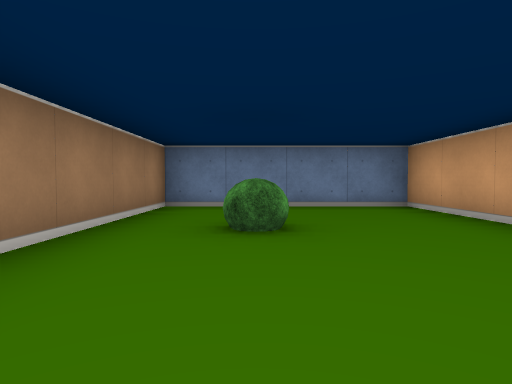
View 1 (above)

21 first-person views from a walk through a cub3D maze. The camera is about half as high as the walls, tilts 2° down and sees 75° across. The floor is counted in squares. Each view is taken from the middle of a square. On the plan, view 1 faces up. The plan holds only what a view shows up to about 9 squares ahead; the rest is blank.

View 2
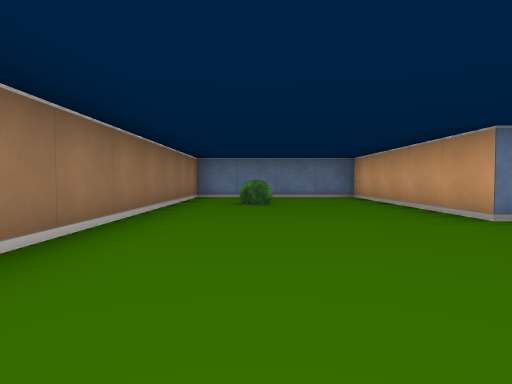

View 3
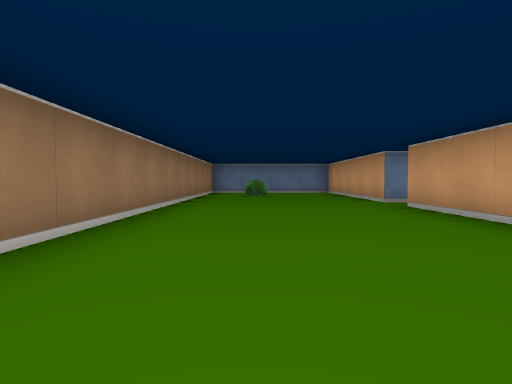

View 4
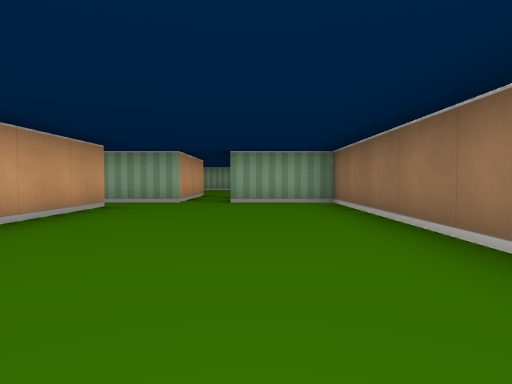

View 5
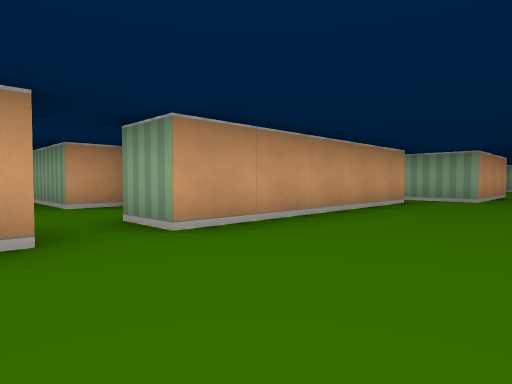

View 6
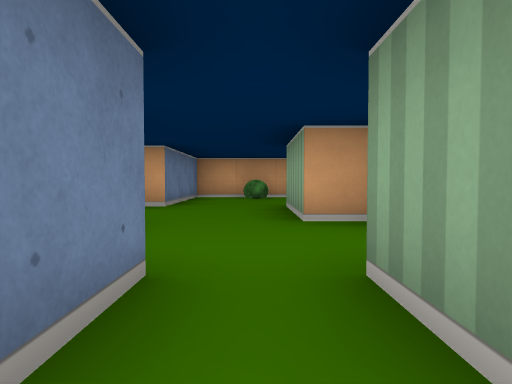

View 7
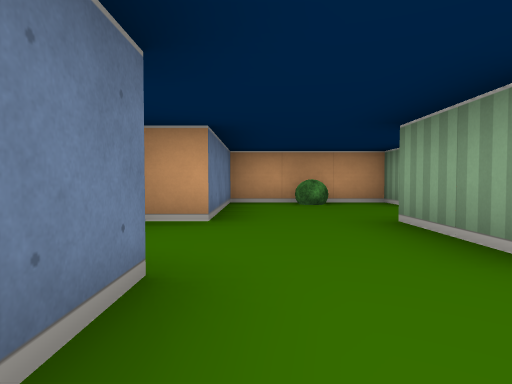

View 8
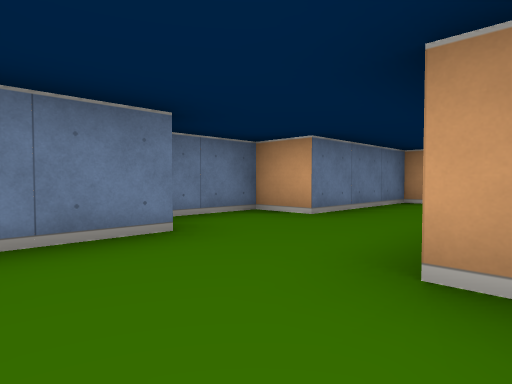

View 9
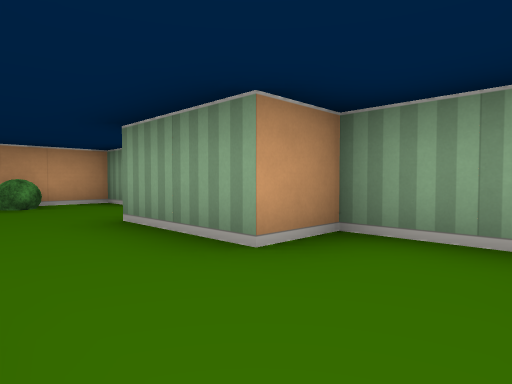

View 10
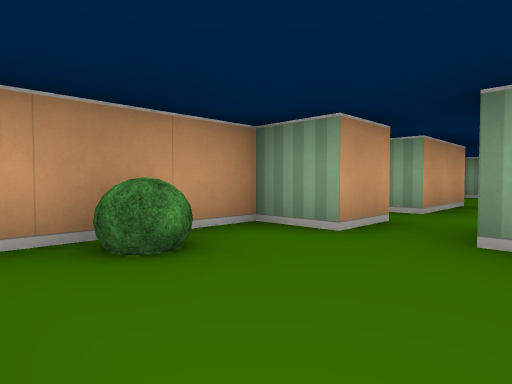

View 11
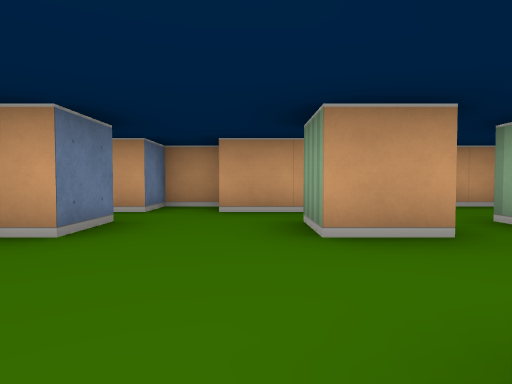

View 12
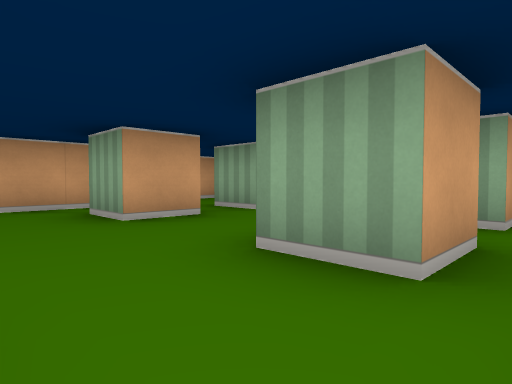

View 13
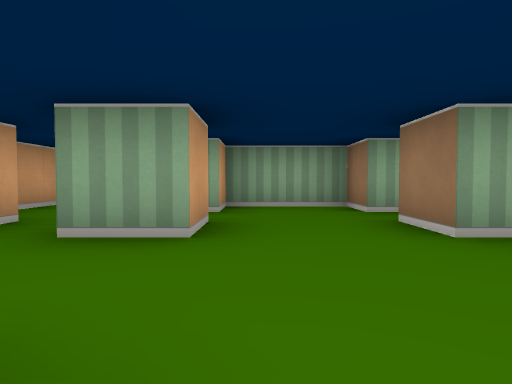

View 14
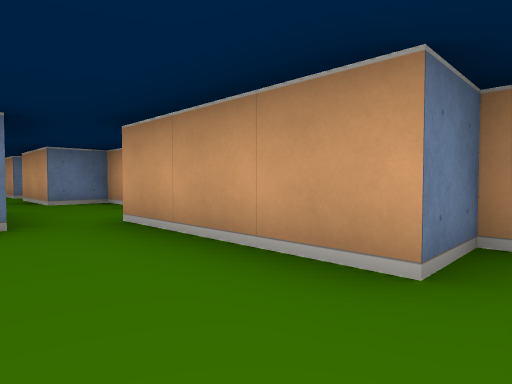

View 15
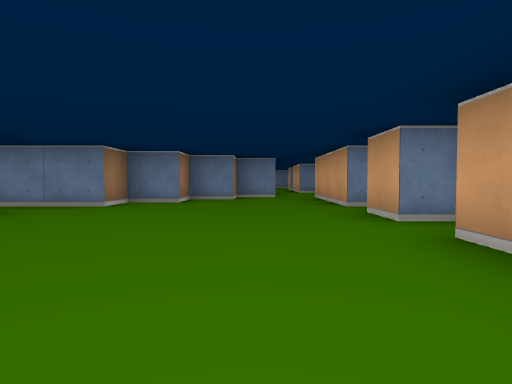

View 16
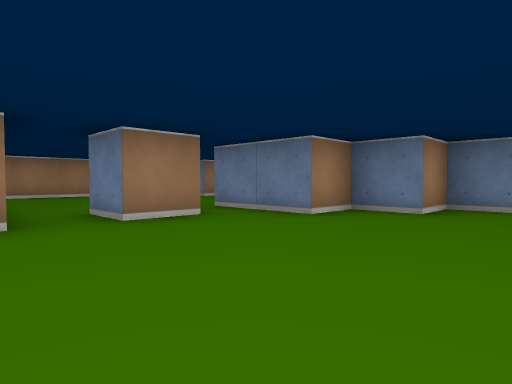

View 17
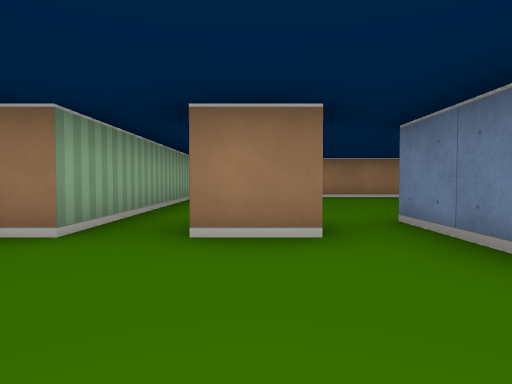

View 18
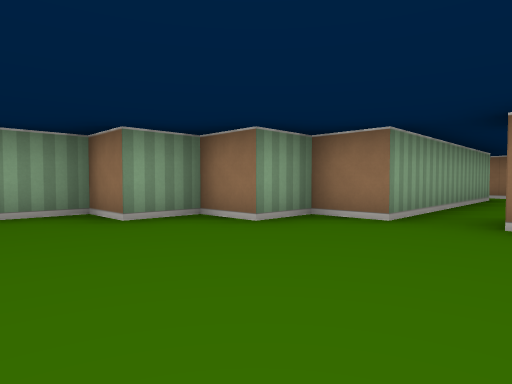

View 19
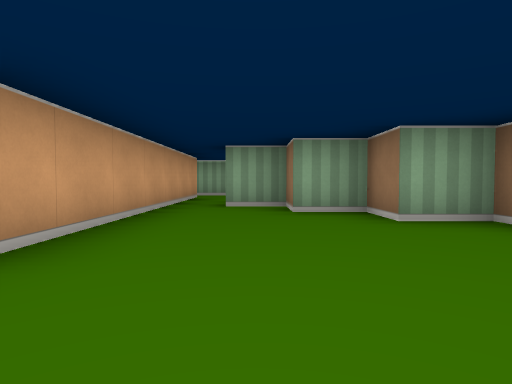

View 20
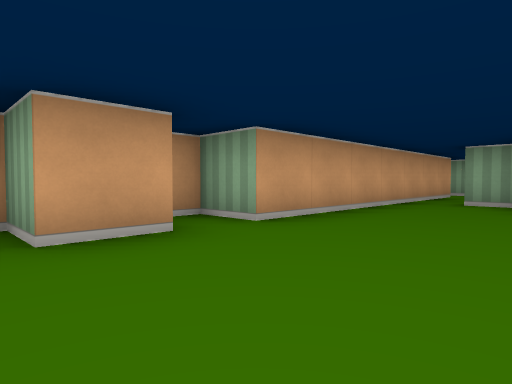

View 21
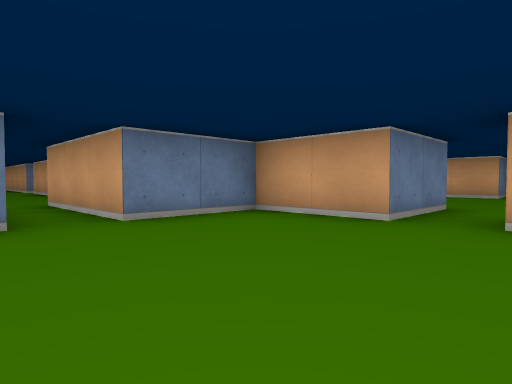

### Floor plan
Ten units are one square. View 1 is at (0, 0); x grows to the right and y downward. Boxes are objects, and circles mark ways between rooms. Rooms are numbered by the first view taken in them; rooms with no view inside come last. Other rooms are left out.
<svg viewBox="-20 -60 130 260">
<path fill="none" stroke="#000" d="M35 -5 25 -5 25 -55 -15 -55 -15 65 5 65M25 56 25 5 35 5M15 65 30 65M56 -15 42 -15M95 15 105 15 105 -15 75 -15 75 -25 60 -25M42 15 55 15 55 5 75 5M75 56 75 45 85 45M45 56 45 45 55 45 55 55M85 25 75 25 75 20M44 65 55 65 55 75 75 75 75 65 85 65M105 35 105 25 95 25 95 15M105 81 105 55 95 55 95 35 100 35M45 124 45 135 35 135M101 135 95 135 95 125 105 125 105 115 95 115 95 85M-5 145 45 145 45 155 55 155 55 165 65 165 65 175 75 175 75 185 85 185M86 85 75 85 75 95 65 95 65 105 55 105 55 115 35 115 35 95 15 95 15 65M-15 92 -15 148M95 195 95 145 105 145 105 140"/>
<rect x="-5" y="-35" width="10" height="10" fill="#bbb"><title>bush</title></rect>
<rect x="95" y="-5" width="10" height="10" fill="#bbb"><title>bush</title></rect>
<circle cx="30" cy="0" r="3" fill="#2a7"/>
<circle cx="30" cy="60" r="3" fill="#2a7"/>
<circle cx="10" cy="60" r="3" fill="#2a7"/>
<circle cx="90" cy="10" r="3" fill="#2a7"/>
<circle cx="90" cy="90" r="3" fill="#2a7"/>
<text x="10" y="10">1</text>
<text x="70" y="0">2</text>
<text x="70" y="50">3</text>
<text x="50" y="130">4</text>
</svg>
Room 1 opens to room 2. Room 1 opens to room 3. Room 1 opens to room 4. Room 2 opens to room 3. Room 3 opens to room 4.

Where each view was taken, in squares from view 1:
view 1: 0 up, 0 right, facing up
view 2: 3 down, 0 right, facing up
view 3: 6 down, 0 right, facing up
view 4: 0 up, 0 right, facing down
view 5: 1 up, 0 right, facing down-right
view 6: 0 up, 2 right, facing right
view 7: 1 up, 4 right, facing right
view 8: 1 down, 4 right, facing up-right
view 9: 1 up, 4 right, facing down-right
view 10: 1 up, 8 right, facing down-right
view 11: 4 down, 5 right, facing right
view 12: 3 down, 4 right, facing down-right
view 13: 2 down, 7 right, facing down
view 14: 12 down, 8 right, facing up-right
view 15: 17 down, 8 right, facing up
view 16: 15 down, 8 right, facing up-left
view 17: 13 down, 7 right, facing left
view 18: 13 down, 8 right, facing down-left
view 19: 13 down, 8 right, facing down
view 20: 12 down, 7 right, facing down-right
view 21: 13 down, 0 right, facing up-right
